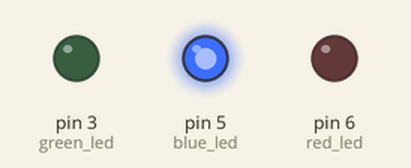
Simulated run of this sketch. Board: Arduino Uno, built with avr-gcc and run on an emulated ATmega328P. On the bench: output pins drawn as LEDs (lit = HIGH).

Above: at 0.3 s.
At 3.3 s:
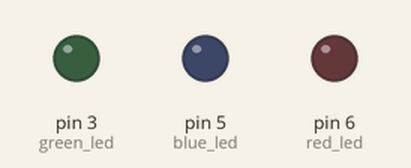
At 6.1 s:
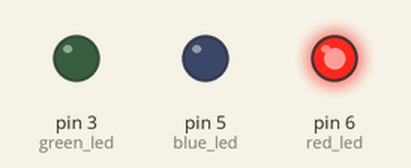
At 9.1 s:
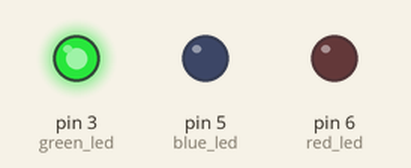
Timing chart, 0 to 9.4 s (numbered marks = the images above):
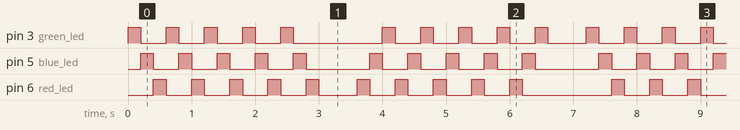

Measured:
- by itself, pin 5 (blue_led): repeats every 3.6 s: 4 × (LOW 0.40 s, HIGH 0.20 s), LOW 1.0 s, HIGH 0.20 s
- by itself, pin 6 (red_led): repeats every 7.2 s: 4 × (LOW 0.40 s, HIGH 0.20 s), LOW 0.60 s, 4 × (HIGH 0.20 s, LOW 0.40 s), HIGH 0.20 s, LOW 1.4 s, HIGH 0.20 s
- by itself, pin 3 (green_led): repeats every 7.2 s: 4 × (LOW 0.40 s, HIGH 0.20 s), LOW 1.4 s, 4 × (HIGH 0.20 s, LOW 0.40 s), HIGH 0.20 s, LOW 0.60 s, HIGH 0.20 s

The sketch:

led_secuencial.ino
```cpp
const int green_led = 3;
const int blue_led = 5;
const int red_led = 6;
const int pausa = 200;

void setup() {
  pinMode(green_led, OUTPUT);
  pinMode(blue_led, OUTPUT);
  pinMode(red_led, OUTPUT);
}

void loop() {

  for (int i = 0; i < 5; i++) {
    derecha();
  }

  apagado();
  delay(pausa * 3);

  for (int i = 0; i < 5; i++) {
    izquierda();
  }

  apagado();
  delay(pausa * 3);

}

void apagado() {
  digitalWrite(green_led, LOW);
  digitalWrite(blue_led, LOW);
  digitalWrite(red_led, LOW);
}

void derecha() {
  digitalWrite(green_led, HIGH);
  digitalWrite(blue_led, LOW);
  digitalWrite(red_led, LOW);
  delay(pausa);

  digitalWrite(green_led, LOW);
  digitalWrite(blue_led, HIGH);
  digitalWrite(red_led, LOW);
  delay(pausa);

  digitalWrite(green_led, LOW);
  digitalWrite(blue_led, LOW);
  digitalWrite(red_led, HIGH);
  delay(pausa);
}

void izquierda() {
  digitalWrite(green_led, LOW);
  digitalWrite(blue_led, LOW);
  digitalWrite(red_led, HIGH);
  delay(pausa);

  digitalWrite(green_led, LOW);
  digitalWrite(blue_led, HIGH);
  digitalWrite(red_led, LOW);
  delay(pausa);

  digitalWrite(green_led, HIGH);
  digitalWrite(blue_led, LOW);
  digitalWrite(red_led, LOW);
  delay(pausa);
}
```
